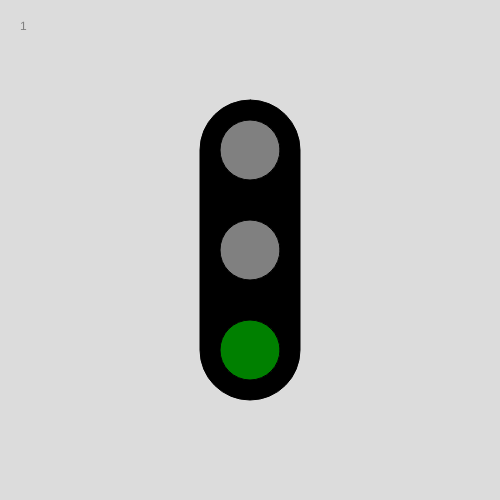
Frame 1 (no input)
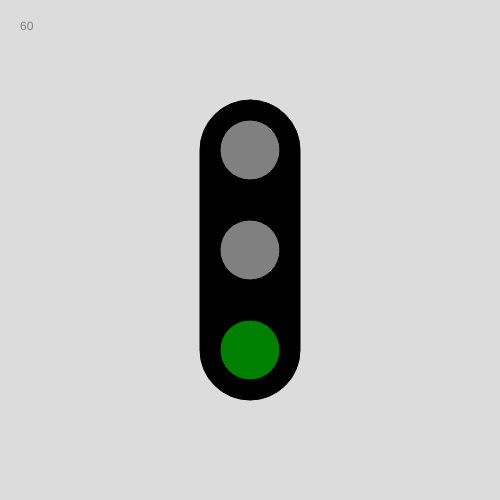
Frame 60 (no input)
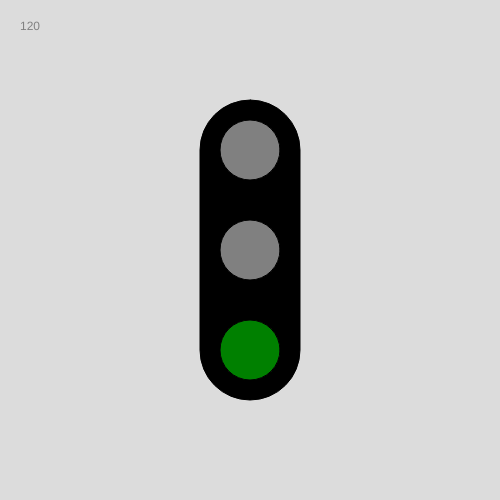
Frame 120 (the mouse pressed at the canvas centre since frame 60)

The p5.js sketch that drew these frames (run headless with seeded random() and noise() and a simulated clock; from frame 60 on, the mouse is pressed at the canvas centre):

// p5.js sketch
// ── sketch.js
cores =[]

cores[0]="Grey"
cores[1]="Red"
cores[2]="Yellow"
cores[3]="Green"

vermelho = true;
amarelo = false;
verde = false;

cor=1
posi=150

tempo = 0;

function setup() {
  createCanvas(500, 500);
}

 function draw() {
   background(220);
   
   //semáforo
   push()
   fill("black")
   rect(200, 100, 100, 300, 50)
   pop()
   
   // luzes
   fill(cores[0])
   circle(250, 150, 60)
   circle(250, 250, 60)
   circle(250, 350, 60)
   
   //automatizando o semaforo
   tempo++;
   text(tempo,20,30)
   
   if(tempo>300){
     tempo=0;
   }
   if(tempo>175 && tempo<=300){
     vermelho=true
     amarelo=false
     verde=false
   }
   if(tempo>125 && tempo<175){
     verde=false
     vermelho=false
     amarelo=true
   }
   
   if(tempo>0 && tempo<=125){
     amarelo=false
     verde=true
     vermelçho=false
   }
   
   
   if(vermelho==true){
     C=1
     posi = 150
   }
   if(amarelo==true){
     C=2
     posi = 250
   }
   if(verde==true){
     C=3
     posi = 350
   }
   
   
    fill(cores[C])
    circle(250,posi,60)
   
   
   
   
 }
